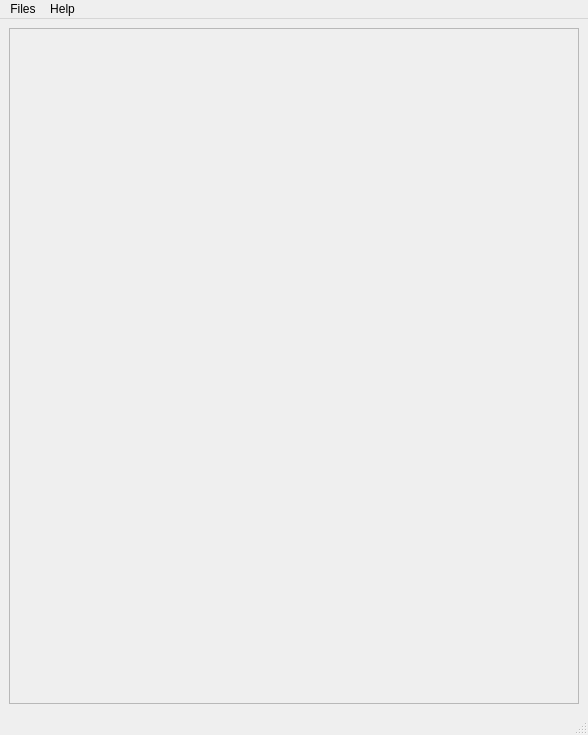
<?xml version="1.0" encoding="UTF-8"?>
<ui version="4.0">
 <class>MainWindow</class>
 <widget class="QMainWindow" name="MainWindow">
  <property name="geometry">
   <rect>
    <x>0</x>
    <y>0</y>
    <width>588</width>
    <height>735</height>
   </rect>
  </property>
  <property name="windowTitle">
   <string>MainWindow</string>
  </property>
  <widget class="QWidget" name="centralwidget">
   <layout class="QVBoxLayout" name="verticalLayout_2">
    <item>
     <layout class="QVBoxLayout" name="verticalLayout">
      <item>
       <widget class="QScrollArea" name="chatScroll">
        <property name="widgetResizable">
         <bool>true</bool>
        </property>
        <widget class="QWidget" name="chatContainer">
         <property name="geometry">
          <rect>
           <x>0</x>
           <y>0</y>
           <width>566</width>
           <height>672</height>
          </rect>
         </property>
         <layout class="QVBoxLayout" name="verticalLayout_4">
          <item>
           <layout class="QVBoxLayout" name="chatLayout">
            <property name="spacing">
             <number>10</number>
            </property>
            <property name="leftMargin">
             <number>10</number>
            </property>
            <property name="topMargin">
             <number>10</number>
            </property>
            <property name="rightMargin">
             <number>10</number>
            </property>
            <property name="bottomMargin">
             <number>10</number>
            </property>
           </layout>
          </item>
         </layout>
        </widget>
       </widget>
      </item>
     </layout>
    </item>
   </layout>
  </widget>
  <widget class="QMenuBar" name="menubar">
   <property name="geometry">
    <rect>
     <x>0</x>
     <y>0</y>
     <width>588</width>
     <height>19</height>
    </rect>
   </property>
   <widget class="QMenu" name="menuFile">
    <property name="title">
     <string>Files</string>
    </property>
    <addaction name="actionImport_Chat"/>
   </widget>
   <widget class="QMenu" name="menuHelp">
    <property name="title">
     <string>Help</string>
    </property>
    <addaction name="actionAbout"/>
   </widget>
   <addaction name="menuFile"/>
   <addaction name="menuHelp"/>
  </widget>
  <widget class="QStatusBar" name="statusbar"/>
  <action name="actionImport_Chat">
   <property name="text">
    <string>Import Chat</string>
   </property>
  </action>
  <action name="actionAbout">
   <property name="text">
    <string>About</string>
   </property>
  </action>
 </widget>
 <resources/>
 <connections/>
</ui>
